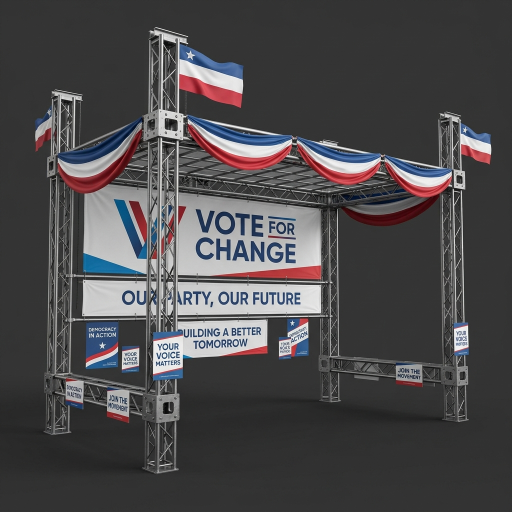
#> input picture images/backdrop_election_flags.jpg, 1024 x 1024 px (shown at 1/2 size)
$ python -i make_cutouts.py   (imports and definitions only)
#> lines starting #> are read from the running program, lines starting #| are printed output that depends on the picture; after the words box and inside, x2 and y2 are one past the last pixel; in counts of white or black regions, pixels touching at a corner belong together
#!/usr/bin/env python3
"""
Cut catalogue product shots out of their studio background.

Why
---
Every decor item in the catalogue is a 1024x1024 studio photograph on a dark
gradient sweep. To make a swap visibly change the 360 view we need the item on
transparency, so it can be composited into the panorama instead of pasted as an
obvious square tile.

How
---
These shots share one helpful property: the subject is lit and the sweep is not.
So the matte is driven by luminance distance from the measured background, not by
a single chroma key:

  1. MEASURE   sample the border ring to learn the background's colour and its
               vertical gradient, since a sweep is darker at the top than at the
               bottom.
  2. MATTE     alpha from distance to the *local* background colour at that row,
               so the gradient does not eat the subject's dark edges.
  3. CONNECT   keep only the component touching the image centre, which drops
               vignette corners and stray specks.
  4. GROUND    keep the contact shadow. It is what stops the object reading as a
               sticker once it is in the scene, so the bottom band is matted more
               gently and kept as semi-transparent darkness.
  5. FEATHER   soften the edge by a pixel or two to kill the cut-out fringe.
  6. TRIM      crop to the subject's bounding box and record where the object's
               floor contact sits, which the compositor needs to stand it on the
               ground rather than float it.

Output is a PNG with alpha plus a JSON sidecar of placement metadata.

    python3 tools/make_cutouts.py                 # all catalogue items
    python3 tools/make_cutouts.py chair-ghost     # one item, for tuning
"""

from __future__ import annotations

import json
import pathlib
import re
import sys

import numpy as np
from PIL import Image, ImageFilter

ROOT = pathlib.Path(__file__).resolve().parent.parent
IMAGES = ROOT / "public" / "images"
OUT_DIR = IMAGES / "cutouts"
CATALOG = ROOT / "src" / "data" / "catalog.js"


# --------------------------------------------------------------------------- #

# [15 lines left out: function catalogue_items, not called in this run]


def background_surface(a: np.ndarray, ring: int = 26) -> np.ndarray:
    """
    Model the studio sweep as a smooth surface across BOTH axes.

    A per-row median handles the top-to-bottom gradient but not the lens vignette,
    which darkens the corners — and that leftover error is what survives the matte
    as grey patches floating beside the subject. Fitting a quadratic in x and y to
    the border ring models gradient and vignette together.

    Returns an (h, w, 3) background estimate.
    """
    h, w = a.shape[:2]
    yy, xx = np.mgrid[0:h, 0:w]
    ys = (yy / h) - 0.5
    xs = (xx / w) - 0.5

    border = np.zeros((h, w), dtype=bool)
    border[:ring, :] = border[-ring:, :] = True
    border[:, :ring] = border[:, -ring:] = True

    # Quadratic basis: 1, x, y, x^2, y^2, xy
    def basis(x, y):
        return np.stack([np.ones_like(x), x, y, x * x, y * y, x * y], axis=-1)

    B_all = basis(xs, ys).reshape(-1, 6)
    B_border = basis(xs[border], ys[border])

    out = np.empty_like(a)
    for c in range(3):
        target = a[..., c][border]
        # Least squares, robust-ish: drop the brightest 10% of border samples in
        # case the subject bleeds into the ring.
        keep = target <= np.percentile(target, 90)
        coef, *_ = np.linalg.lstsq(B_border[keep], target[keep], rcond=None)
        out[..., c] = (B_all @ coef).reshape(h, w)
    return out


def largest_central_component(mask: np.ndarray) -> np.ndarray:
    """
    Keep the blob that contains the image centre.

    Avoids a scipy dependency: iterative dilation of a seed, intersected with the
    mask, until it stops growing.
    """
    h, w = mask.shape
    seed = np.zeros_like(mask, dtype=bool)
    cy, cx = h // 2, w // 2
    # Seed from the centre column band, where the subject always is.
    seed[cy - h // 8: cy + h // 8, cx - w // 8: cx + w // 8] = True
    seed &= mask
    if not seed.any():
        return mask

    grown = seed
    for _ in range(400):
        nxt = grown.copy()
        nxt[1:, :] |= grown[:-1, :]
        nxt[:-1, :] |= grown[1:, :]
        nxt[:, 1:] |= grown[:, :-1]
        nxt[:, :-1] |= grown[:, 1:]
        nxt &= mask
        if nxt.sum() == grown.sum():
            break
        grown = nxt
    return grown


def cut_out(path: pathlib.Path) -> tuple[Image.Image, dict] | None:
#> called with path = '../images/backdrop_election_flags.jpg'
    img = Image.open(path).convert("RGB")
#> img is the input picture: PIL image 1024x1024 RGB; mean R, G, B 75.7, 74, 75.9
    a = np.asarray(img, dtype=np.float64)
    h, w = a.shape[:2]
#> h = 1024; w = 1024

    bg = background_surface(a)                              # (h, w, 3)
#> in background_surface, `B_all = basis(xs, ys).reshape(-1, 6)`:
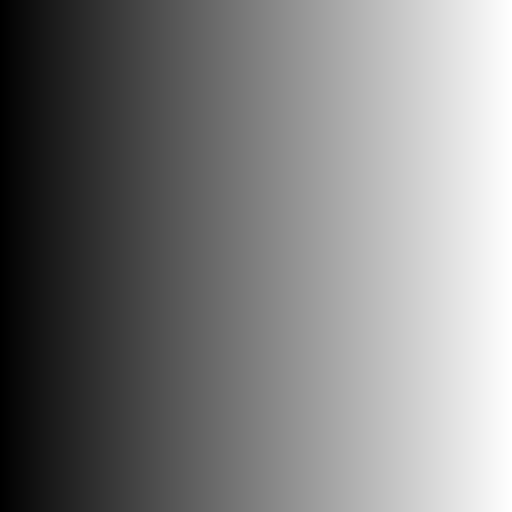
#> xs: shape (1024, 1024) float64 (shown at 1/2 size); min -0.5, max 0.499, mean -0.000488; drawn with min black and max white
#> the loop in background_surface, `for c in range(3):` made 3 passes
#> coef on passes 1 to 3: [52.35, 1.07, -1.59, -6.28, -5.33, 3.74], [52.38, 1.06, -1.6, -6.34, -5.25, 3.74], [52.33, 1.1, -1.59, -6.38, -5.35, 3.69]
#> after the loop in background_surface, `for c in range(3):`:
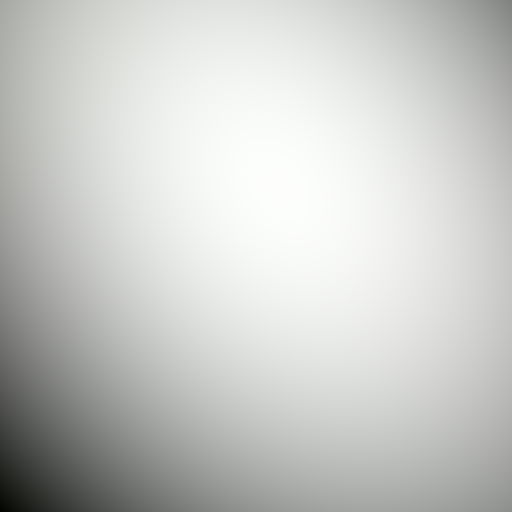
#> out: shape (1024, 1024, 3) float64 (shown at 1/2 size); mean R, G, B 51.4, 51.4, 51.4; drawn with min black and max white
    dist = np.linalg.norm(a - bg, axis=2)                   # distance per pixel
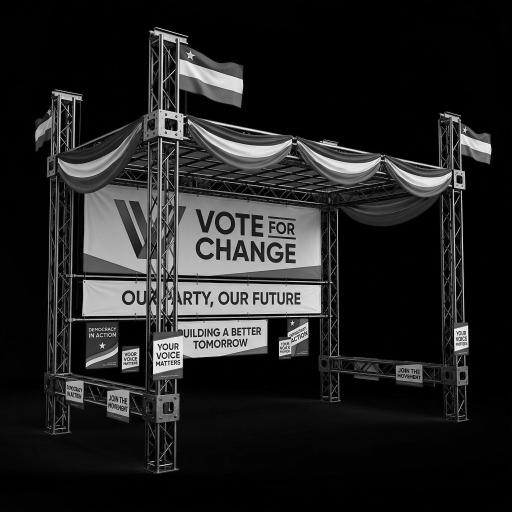
#> dist: shape (1024, 1024) float64 (shown at 1/2 size); min 0.0314, max 354.8, mean 49.3; drawn with min black and max white

    # Scale the threshold to how noisy the background actually is.
    edge_noise = np.median(np.abs(dist[:, :16])) + np.median(np.abs(dist[:, -16:]))
#> edge_noise = 3.71
    lo = max(18.0, edge_noise * 2.0)
#> lo = 18
    hi = lo * 2.6
#> hi = 46.8

    alpha = np.clip((dist - lo) / (hi - lo), 0.0, 1.0)

    solid = alpha > 0.45
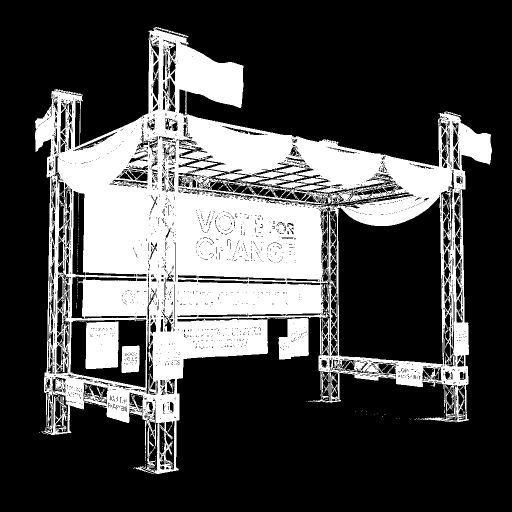
#> solid: shape (1024, 1024) bool (shown at 1/2 size); 29.4% white; 458 white regions (439 under 20 px), largest, box (x1, y1, x2, y2) and area: (70, 54, 984, 948) 292801, (171, 642, 237, 738) 5921, (557, 636, 618, 719) 3941
    if solid.sum() < (h * w) * 0.004:
        return None                                         # nothing found

    keep = largest_central_component(solid)
#> in largest_central_component, `seed &= mask`: seed: shape (1024, 1024) bool; 5.5% white; 33 white regions (30 under 20 px), largest, box (x1, y1, x2, y2) and area: (384, 384, 640, 640) 57890, (575, 636, 617, 640) 130, (463, 638, 475, 640) 21
#> after the loop in largest_central_component, `for _ in range(400):`: nxt: shape (1024, 1024) bool; 24.1% white; 27 white regions (25 under 20 px), largest, box (x1, y1, x2, y2) and area: (91, 59, 931, 948) 248339, (557, 636, 618, 719) 3941

    # Let the component decide the subject, but keep soft edges around it by
    # dilating the keep-mask a little before using it to gate alpha.
    gate = keep.copy()
    for _ in range(6):
        nxt = gate.copy()
        nxt[1:, :] |= gate[:-1, :]
        nxt[:-1, :] |= gate[1:, :]
        nxt[:, 1:] |= gate[:, :-1]
        nxt[:, :-1] |= gate[:, 1:]
        gate = nxt
#> nxt: shape (1024, 1024) bool; 32.8% white; 1 white region, box (x1, y1, x2, y2) and area: (85, 53, 937, 954) 344259
    alpha = np.where(gate, alpha, 0.0)

    # Contact shadow: in the bottom fifth, keep darkness below the background as
    # partial alpha so the object lands on a surface instead of hovering.
    floor_from = int(h * 0.78)
#> floor_from = 798
    darker = (bg[floor_from:] - a[floor_from:]).mean(axis=2)
    shadow = np.clip(darker / 42.0, 0.0, 0.55)
    alpha[floor_from:] = np.maximum(alpha[floor_from:], shadow)
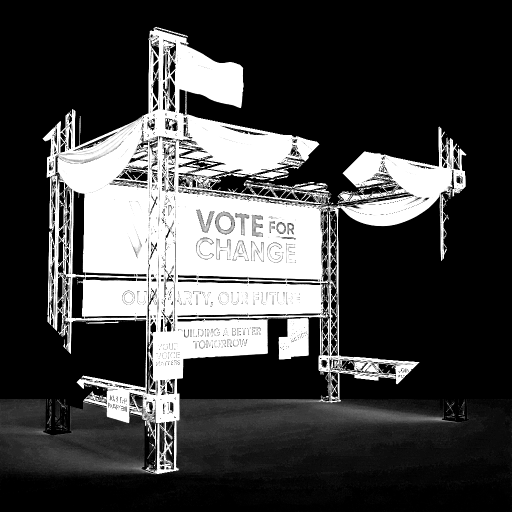
#> alpha: shape (1024, 1024) float64 (shown at 1/2 size); min 0, max 1, mean 0.264

    rgba = np.dstack([a, alpha * 255.0]).astype(np.uint8)
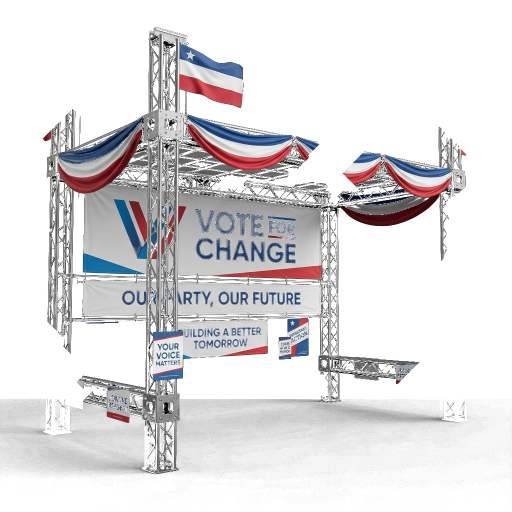
#> rgba: shape (1024, 1024, 4) (shown at 1/2 size); mean R, G, B, A 75.7, 74, 75.9, 67.2; transparent parts drawn white
    out = Image.fromarray(rgba, "RGBA")

    # Feather the matte edge.
    ch = list(out.split())
#> ch = 4 items
    ch[3] = ch[3].filter(ImageFilter.GaussianBlur(1.1))
    out = Image.merge("RGBA", ch)
#> out: PIL image 1024x1024 RGBA

    # Trim to content and record where the subject meets the floor.
    bbox = out.getbbox()
#> bbox = (0, 51, 1024, 1024)
    if not bbox:
        return None
    out = out.crop(bbox)
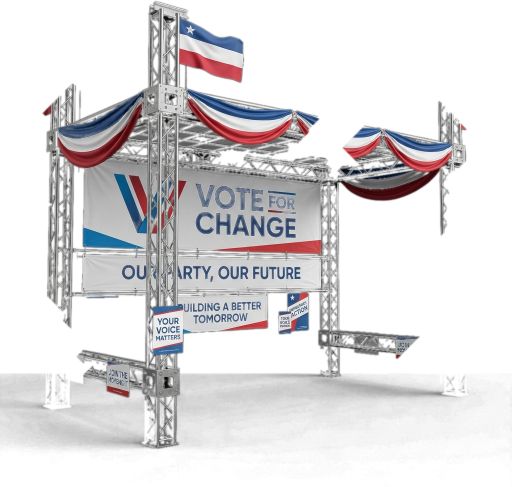
#> out: PIL image 1024x973 RGBA (shown at 1/2 size); mean R, G, B, A 77, 75.1, 77.2, 70.7; transparent parts drawn white

    solid_rows = np.where(keep.any(axis=1))[0]
#> solid_rows = 889 values from 59 to 947
    contact_y = int(solid_rows[-1]) if len(solid_rows) else h - 1
#> contact_y = 947
    meta = {
        "width": out.width,
        "height": out.height,
        # Where the object's feet sit inside the trimmed PNG, 0..1 from the top.
        # The compositor anchors this point to the ground, not the image centre.
        "contact": round(min(1.0, max(0.0, (contact_y - bbox[1]) / max(1, out.height))), 4),
        "coverage": round(float(keep.sum()) / (h * w), 4),
    }
#> meta = {'width': 1024, 'height': 973, 'contact': 0.921, 'coverage': 0.241}
    return out, meta


# [46 lines left out: function main, not called in this run]


# [2 lines not run here, left out]

>>> result = cut_out('../images/backdrop_election_flags.jpg')

$ run again, on images/backdrop_seamless_led.jpg
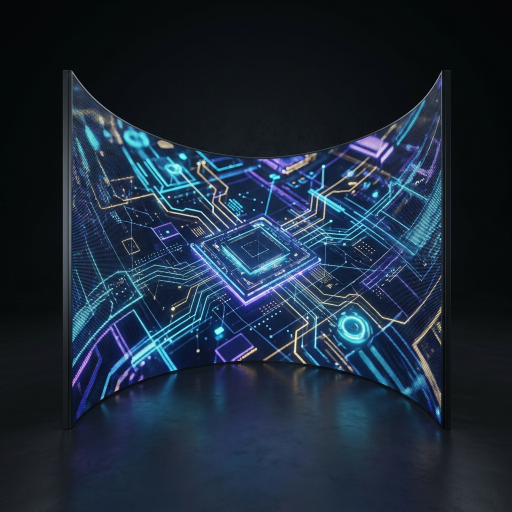
#> input picture images/backdrop_seamless_led.jpg, 1024 x 1024 px (shown at 1/2 size)
#> in cut_out, img is the input picture: PIL image 1024x1024 RGB; mean R, G, B 29.5, 42.8, 59.3
#> the loop in background_surface, `for c in range(3):` made 3 passes
#> coef on passes 1 to 3: [8, 1.06, 24.87, -3.04, 43, 3.46], [18.19, 0.417, 28.84, -26.81, 34.35, 2.09], [22.26, 1.09, 39.06, -39.69, 51.33, 4.03]
#> edge_noise = 8.41
#> lo = 18
#> hi = 46.8
#> in cut_out, `solid = alpha > 0.45`:
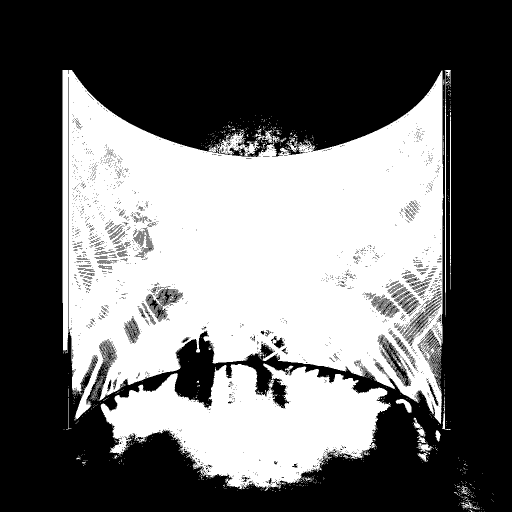
#> solid: shape (1024, 1024) bool (shown at 1/2 size); 42% white; 1086 white regions (1056 under 20 px), largest, box (x1, y1, x2, y2) and area: (125, 140, 886, 848) 350465, (201, 727, 782, 982) 83638, (890, 140, 902, 630) 1006
#> seed: shape (1024, 1024) bool; 6.2% white; 1 white region, box (x1, y1, x2, y2) and area: (384, 384, 640, 640) 65531
#> ch = 4 items
#> bbox = (0, 182, 1024, 1024)
#> in cut_out, `out = out.crop(bbox)`:
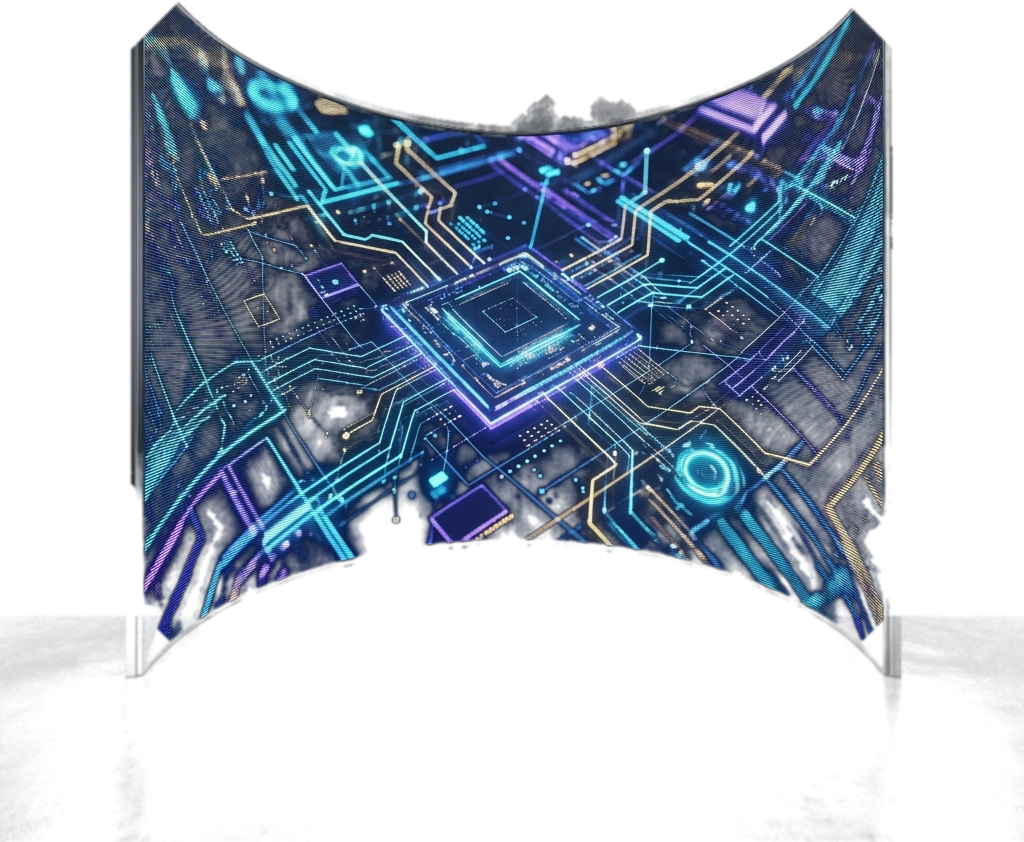
#> out: PIL image 1024x842 RGBA; mean R, G, B, A 34, 49.4, 68.9, 100.2; transparent parts drawn white
#> solid_rows = 631 values from 188 to 818
#> contact_y = 818
#> meta = {'width': 1024, 'height': 842, 'contact': 0.755, 'coverage': 0.32}

$ run again, on images/backdrop_shimmer_sequin.jpg
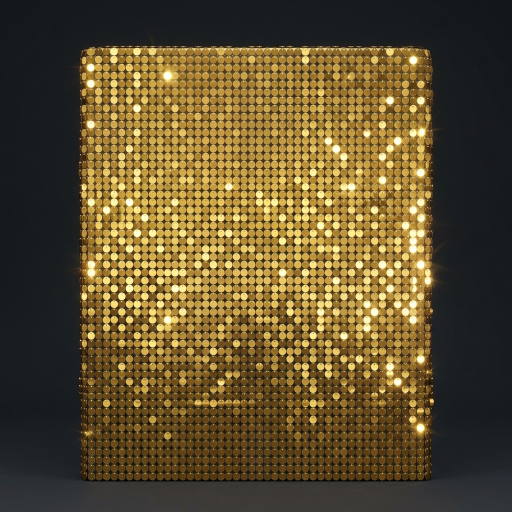
#> input picture images/backdrop_shimmer_sequin.jpg, 1024 x 1024 px (shown at 1/2 size)
#> in cut_out, img is the input picture: PIL image 1024x1024 RGB; mean R, G, B 96.7, 80.9, 46.8
#> the loop in background_surface, `for c in range(3):` made 3 passes
#> coef on passes 1 to 3: [29.46, -0.232, 29.22, -37.37, 49.92, 0.363], [30.86, -0.492, 26.56, -26.4, 49.47, 0.44], [31.49, -0.115, 23.67, -13.88, 48.72, 0.204]
#> edge_noise = 11.85
#> lo = 23.7
#> hi = 61.62
#> in cut_out, `solid = alpha > 0.45`:
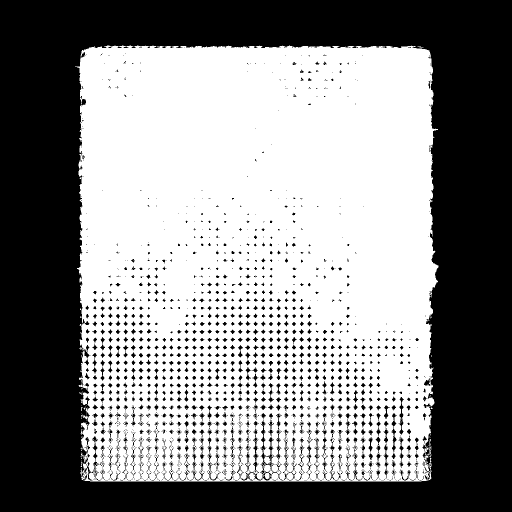
#> solid: shape (1024, 1024) bool (shown at 1/2 size); 54.1% white; 1968 black regions (1173 under 20 px), largest, box (x1, y1, x2, y2) and area: (0, 0, 1024, 1024) 440736, (481, 840, 564, 961) 1555, (174, 886, 198, 961) 343
#> seed: shape (1024, 1024) bool; 5.9% white; 3 white regions (2 under 20 px), largest, box (x1, y1, x2, y2) and area: (384, 384, 640, 640) 62068
#> ch = 4 items
#> bbox = (0, 88, 1024, 1024)
#> in cut_out, `out = out.crop(bbox)`:
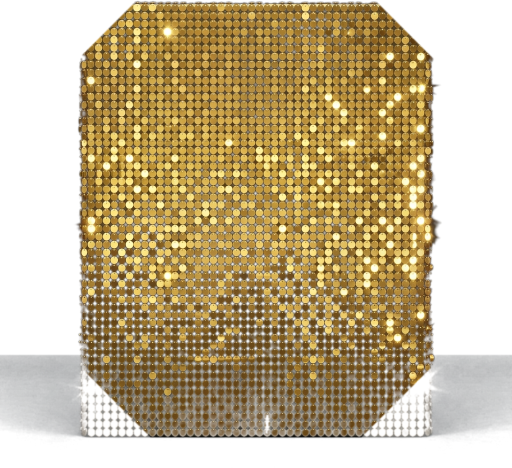
#> out: PIL image 1024x936 RGBA (shown at 1/2 size); mean R, G, B, A 103.6, 86, 48.4, 144.9; transparent parts drawn white
#> solid_rows = 872 values from 91 to 962
#> contact_y = 962
#> meta = {'width': 1024, 'height': 936, 'contact': 0.934, 'coverage': 0.511}
